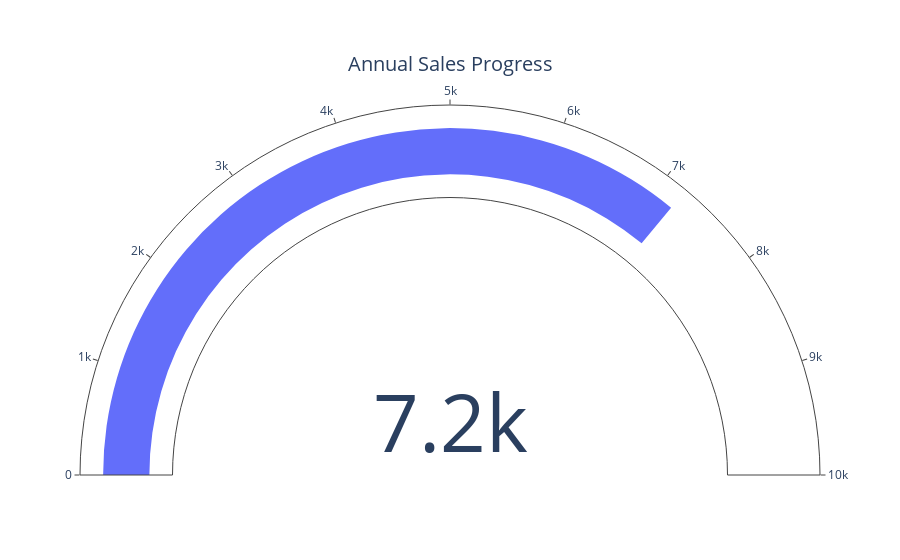

The notebook cell saved with this chart:
### Markdown cell above
#### 7. Radial Progress Chart
Radial progress chart is like an analog gauge meter. You might have seen it in your car’s digital meter or even in modern EV bikes. It’s also quite similar to the bullet chart we covered above the only difference is this one comes in a curved or half-spherical version.

Now, here’s the twist: in many tools this is considered a premium chart, and customization would make you pay more. But with Plotly, the magic happens in just 10 lines of code no extra cost.

Nothing is harder than a Radial Progress Chart, but if you compare it with the Wind Rose Chart, this one is simple, easy, and best for both static and dynamic data. Look at the reading we have plotted the annual sales data here, and it looks pretty good. That empty space inside motivates us to do more work and complete our task.

### Code cell
import plotly.graph_objects as go

goal = 10000
achieved = 7200

fig = go.Figure(go.Indicator(
    mode="gauge+number",
    value=achieved,
    gauge={'axis': {'range':[0,goal]}, 'bar': {'color':'#636EFA'}},
    title={'text': "Annual Sales Progress"}
))
fig.show()

### Figure 1 — Plotly figure (JSON) as saved in the notebook; plotly's stock layout.template omitted (floating-point values rounded to 4 significant figures)
{"data": [{"gauge": {"axis": {"range": [0, 10000]}, "bar": {"color": "#636EFA"}}, "mode": "gauge+number", "title": {"text": "Annual Sales Progress"}, "type": "indicator", "value": 7200}], "layout": {}}
